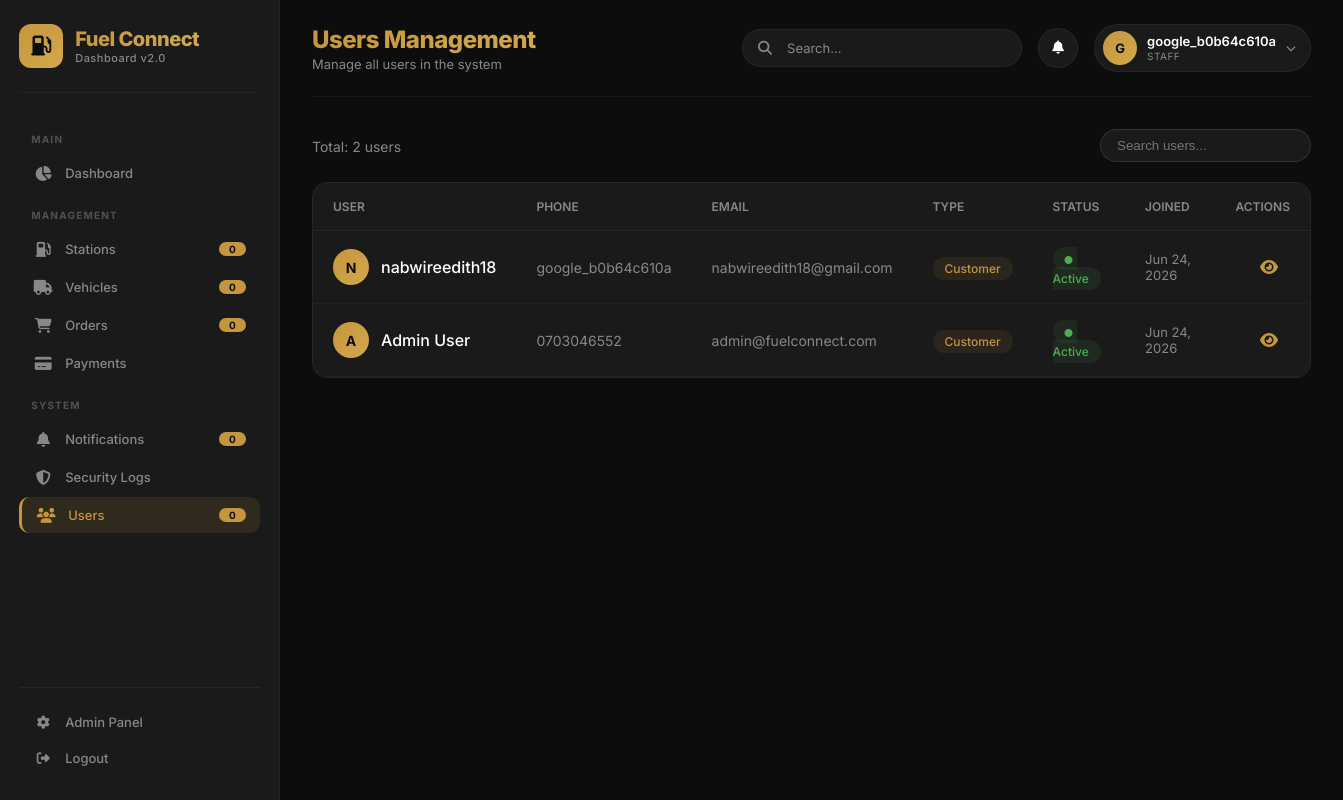
Page /dashboard/users/ (signed in) on the earlier database version.
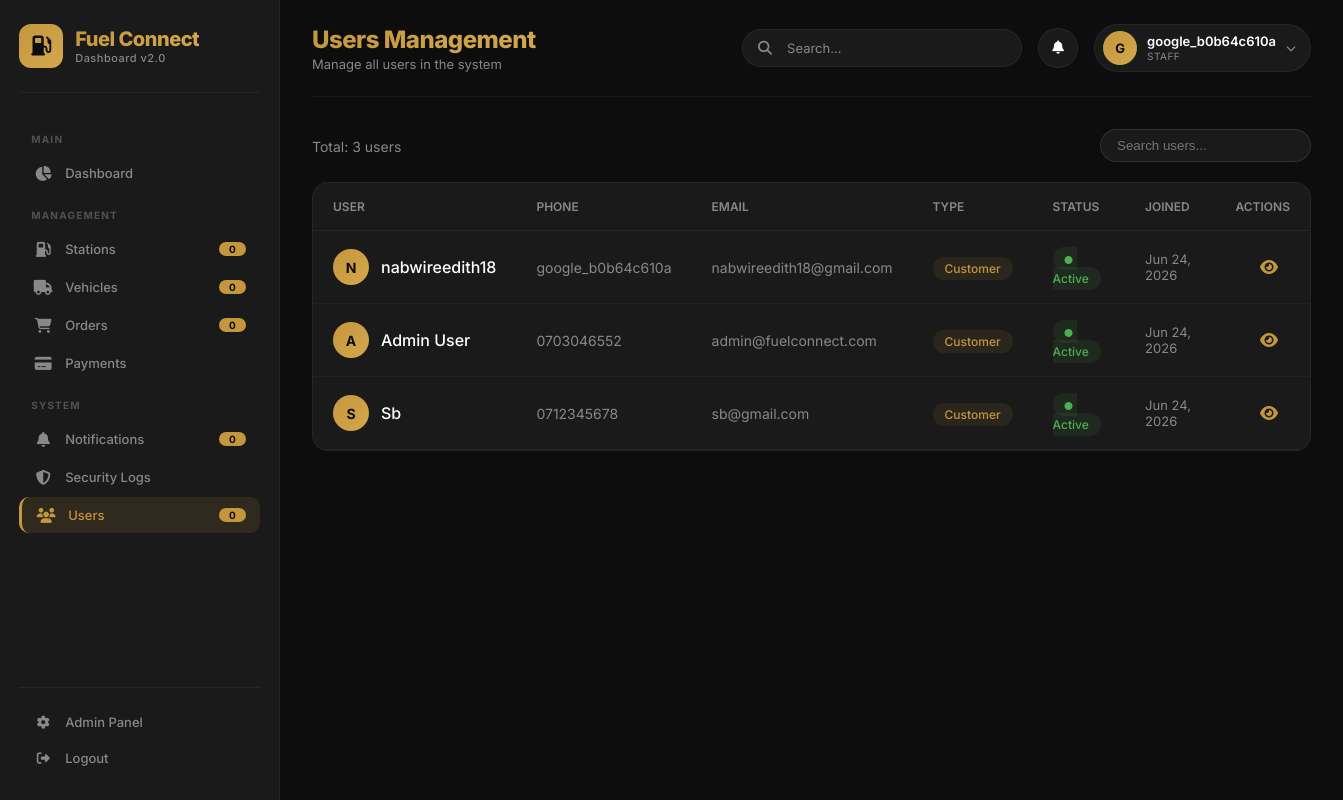
Same page on the later database version.
### api/models.py (models this page shows, shortened)
class User(AbstractUser):
    username = None
    phone_number = models.CharField(max_length=20, unique=True)
    email = models.EmailField(unique=True)
    full_name = models.CharField(max_length=255)
    user_type = models.CharField(max_length=20, choices=[
        ('customer', 'Customer'),
        ('driver', 'Driver'),
        ('station_owner', 'Station Owner'),
        ('admin', 'Admin')
    ], default='customer')
    location = models.CharField(max_length=255, blank=True, null=True)
    referral_code = models.CharField(max_length=50, blank=True, null=True)
    is_verified = models.BooleanField(default=False)
    is_active = models.BooleanField(default=True)
    created_at = models.DateTimeField(auto_now_add=True)
    updated_at = models.DateTimeField(auto_now=True)
    last_activity = models.DateTimeField(default=timezone.now)
    vehicle_type = models.CharField(max_length=100, blank=True, null=True)
    vehicle_number = models.CharField(max_length=50, blank=True, null=True)
    license_number = models.CharField(max_length=100, blank=True, null=True)
    failed_login_attempts = models.IntegerField(default=0)
    locked_until = models.DateTimeField(null=True, blank=True)
    USERNAME_FIELD = 'phone_number'
    REQUIRED_FIELDS = ['email', 'full_name']
    objects = CustomUserManager()

### api/dashboard_views.py (the view)
# urls.py: path('users/', dashboard_views.user_list, name='user_list'),
@login_required(login_url='dashboard_login')
def user_list(request):
    users = User.objects.all().order_by('-date_joined')
    context = {'users': users, 'user': request.user}
    return render(request, 'dashboard/users/list.html', context)

### templates/dashboard/users/list.html (shortened to what this page needs)
{% extends 'dashboard/base.html' %}
{% load static %}
{% block page_title %}Users Management{% endblock %}
{% block page_subtitle %}Manage all users in the system{% endblock %}
{% block content %}
<div style="display: flex; justify-content: space-between; align-items: center; margin-bottom: 20px;">
    <div>
        <span style="color: #888; font-size: 14px;">Total: {{ users|length }} users</span>
    </div>
    <div style="display: flex; gap: 12px;">
        <input type="text" id="searchUsers" placeholder="Search users..." style="padding: 8px 16px; border-radius: 20px; border: 1px solid rgba(255,255,255,0.1); background: var(--dark); color: var(--white);">
    </div>
</div>
<div style="background: var(--dark); border-radius: var(--radius); overflow: hidden; border: 1px solid rgba(255,255,255,0.05);">
    <table style="width: 100%; border-collapse: collapse;">
        <thead>
            <tr style="border-bottom: 1px solid rgba(255,255,255,0.05);">
                <th style="padding: 16px 20px; text-align: left; color: #888; font-size: 12px; font-weight: 600; text-transform: uppercase;">User</th>
                <th style="padding: 16px 20px; text-align: left; color: #888; font-size: 12px; font-weight: 600; text-transform: uppercase;">Phone</th>
                <th style="padding: 16px 20px; text-align: left; color: #888; font-size: 12px; font-weight: 600; text-transform: uppercase;">Email</th>
                <th style="padding: 16px 20px; text-align: left; color: #888; font-size: 12px; font-weight: 600; text-transform: uppercase;">Type</th>
                <th style="padding: 16px 20px; text-align: left; color: #888; font-size: 12px; font-weight: 600; text-transform: uppercase;">Status</th>
                <th style="padding: 16px 20px; text-align: left; color: #888; font-size: 12px; font-weight: 600; text-transform: uppercase;">Joined</th>
                <th style="padding: 16px 20px; text-align: right; color: #888; font-size: 12px; font-weight: 600; text-transform: uppercase;">Actions</th>
            </tr>
        </thead>
        <tbody>
            {% for user_obj in users %}
            <tr style="border-bottom: 1px solid rgba(255,255,255,0.03);">
                <td style="padding: 16px 20px;">
                    <div style="display: flex; align-items: center; gap: 12px;">
                        <div style="width: 36px; height: 36px; border-radius: 50%; background: linear-gradient(135deg, #C4963D, #D4A84D); display: flex; align-items: center; justify-content: center; font-weight: 700; color: #0D0D0D; font-size: 14px;">
                            {{ user_obj.full_name|first|upper }}
                        </div>
                        <span style="color: var(--white); font-weight: 500;">{{ user_obj.full_name }}</span>
                    </div>
                </td>
                <td style="padding: 16px 20px; color: #888; font-size: 14px;">{{ user_obj.phone_number }}</td>
                <td style="padding: 16px 20px; color: #888; font-size: 14px;">{{ user_obj.email }}</td>
                <td style="padding: 16px 20px;">
                    <span style="padding: 4px 12px; border-radius: 20px; background: rgba(196,150,61,0.1); color: #C4963D; font-size: 12px; font-weight: 500;">
                        {{ user_obj.get_user_type_display }}
                    </span>
                </td>
                <td style="padding: 16px 20px;">
                    {% if user_obj.is_active %}
                    <span style="padding: 4px 12px; border-radius: 20px; background: rgba(76,175,80,0.1); color: #4CAF50; font-size: 12px; font-weight: 500;">
                        <i class="fas fa-circle" style="font-size: 8px; margin-right: 4px;"></i> Active
                    </span>
                    {% else %}
                    <span style="padding: 4px 12px; border-radius: 20px; background: rgba(255,68,68,0.1); color: #FF4444; font-size: 12px; font-weight: 500;">
                        <i class="fas fa-circle" style="font-size: 8px; margin-right: 4px;"></i> Inactive
                    </span>
                    {% endif %}
                </td>
                <td style="padding: 16px 20px; color: #888; font-size: 13px;">{{ user_obj.date_joined|date:"M d, Y" }}</td>
                <td style="padding: 16px 20px; text-align: right;">
                    <a href="{% url 'user_detail' user_obj.id %}" style="color: #C4963D; text-decoration: none; margin-right: 12px;">
                        <i class="fas fa-eye"></i>
                    </a>
                </td>
            </tr>
            {% endfor %}
        </tbody>
    </table>
</div>
{% endblock %}

### templates/dashboard/base.html (shortened to what this page needs)
<!DOCTYPE html>
<html lang="en">
<head>
    <link rel="stylesheet" href="https://cdnjs.cloudflare.com/ajax/libs/font-awesome/6.5.1/css/all.min.css">
</head>
<body>
    <nav class="sidebar" id="sidebar">
        <div class="sidebar-brand">
            <div class="brand-icon"><i class="fas fa-gas-pump"></i></div>
            <div>
                <h2>Fuel Connect</h2>
                <span>Dashboard v2.0</span>
            </div>
        </div>
        <ul class="sidebar-menu">
            <li class="menu-label">Main</li>
            <li><a href="{% url 'dashboard_index' %}" class="{% if request.resolver_match.url_name == 'dashboard_index' %}active{% endif %}">
                <i class="fas fa-chart-pie"></i> Dashboard
            </a></li>
            <li class="menu-label">Management</li>
            <li><a href="{% url 'station_list' %}" class="{% if 'station' in request.path %}active{% endif %}">
                <i class="fas fa-gas-pump"></i> Stations
                <span class="badge">{{ station_count|default:0 }}</span>
            </a></li>
            <li><a href="{% url 'vehicle_list' %}" class="{% if 'vehicle' in request.path %}active{% endif %}">
                <i class="fas fa-truck"></i> Vehicles
                <span class="badge">{{ total_vehicles|default:0 }}</span>
            </a></li>
            <li><a href="{% url 'order_list' %}" class="{% if 'order' in request.path %}active{% endif %}">
                <i class="fas fa-shopping-cart"></i> Orders
                <span class="badge">{{ pending_orders|default:0 }}</span>
            </a></li>
            <li><a href="{% url 'payment_list' %}" class="{% if 'payment' in request.path %}active{% endif %}">
                <i class="fas fa-credit-card"></i> Payments
            </a></li>
            <li class="menu-label">System</li>
            <li><a href="{% url 'notification_list' %}" class="{% if 'notification' in request.path %}active{% endif %}">
                <i class="fas fa-bell"></i> Notifications
                <span class="badge">{{ unread_notifications|default:0 }}</span>
            </a></li>
            <li><a href="{% url 'security_logs' %}" class="{% if 'security' in request.path %}active{% endif %}">
                <i class="fas fa-shield-alt"></i> Security Logs
            </a></li>
            <li><a href="{% url 'user_list' %}" class="{% if 'user' in request.path %}active{% endif %}">
                <i class="fas fa-users"></i> Users
                <span class="badge">{{ total_users|default:0 }}</span>
            </a></li>
        </ul>
        <div class="sidebar-footer">
            <a href="/admin/">
                <i class="fas fa-cog"></i> Admin Panel
            </a>
            <a href="{% url 'dashboard_logout' %}">
                <i class="fas fa-sign-out-alt"></i> Logout
            </a>
        </div>
    </nav>
    <div class="main-content">
        <div class="top-bar">
            <div class="top-bar-left">
                <div>
                    <h1>{% block page_title %}Dashboard{% endblock %}</h1>
                    <p>{% block page_subtitle %}Real-time tracking of Fuel Connect activities{% endblock %}</p>
                </div>
            </div>
            <div class="top-bar-right">
                <div class="search-box">
                    <i class="fas fa-search"></i>
                    <input type="text" placeholder="Search...">
                </div>
                <button class="icon-btn" onclick="window.location.href='{% url 'notification_list' %}'">
                    <i class="fas fa-bell"></i>
                </button>
                <div class="user-profile">
                    <div class="avatar">{{ user.get_full_name|default:user.phone_number|first|upper }}</div>
                    <div class="user-info">
                        <div class="name">{{ user.get_full_name|default:user.phone_number }}</div>
                        <div class="role">{{ user.is_superuser|yesno:"Admin,Staff" }}</div>
                    </div>
                    <i class="fas fa-chevron-down" style="color: var(--gray); font-size: 10px;"></i>
                </div>
            </div>
        </div>
        {% block content %}
        {% endblock %}
    </div>
</body>
</html>

Differences in the rows shown:
added User: full_name|first "S", full_name "Sb", phone_number "0712345678", email "sb@gmail.com", user_type "Customer", is_active True (drawn), date_joined "Jun 24, 2026"
Other differences:
{{ users|length }}: "2" → "3"
